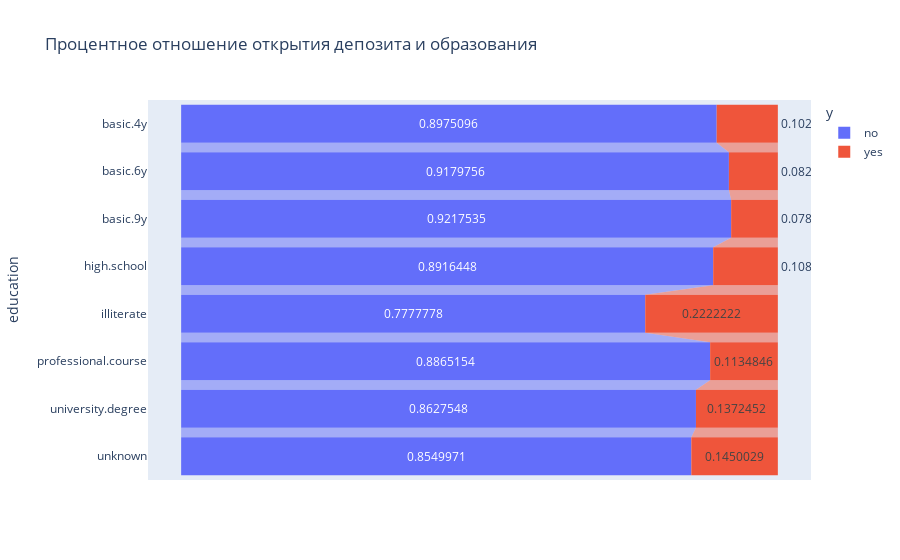

The cell this chart's notebook holds for it:
### Markdown cell above
Гипотеза подтвердилась, переменные уровень образования и создание депозита - зависимые переменные

### Code cell
fig = px.funnel(cross_ye_n[1].stack().reset_index(), x=0, y='education', color='y', title = "Процентное отношение открытия депозита и образования")
fig.show()

### Figure 1 — Plotly figure (JSON) as saved in the notebook; plotly's stock layout.template omitted (floating-point values rounded to 4 significant figures)
{"data": [{"hovertemplate": "y=no<br>0=%{x}<br>education=%{y}<extra></extra>", "legendgroup": "no", "marker": {"color": "#636efa"}, "name": "no", "orientation": "h", "showlegend": true, "type": "funnel", "x": [0.8975, 0.918, 0.9218, 0.8916, 0.7778, 0.8865, 0.8628, 0.855], "xaxis": "x", "y": ["basic.4y", "basic.6y", "basic.9y", "high.school", "illiterate", "professional.course", "university.degree", "unknown"], "yaxis": "y"}, {"hovertemplate": "y=yes<br>0=%{x}<br>education=%{y}<extra></extra>", "legendgroup": "yes", "marker": {"color": "#EF553B"}, "name": "yes", "orientation": "h", "showlegend": true, "type": "funnel", "x": [0.1025, 0.08202, 0.07825, 0.1084, 0.2222, 0.1135, 0.1372, 0.145], "xaxis": "x", "y": ["basic.4y", "basic.6y", "basic.9y", "high.school", "illiterate", "professional.course", "university.degree", "unknown"], "yaxis": "y"}], "layout": {"legend": {"title": {"text": "y"}, "tracegroupgap": 0}, "title": {"text": "Процентное отношение открытия депозита и образования"}, "xaxis": {"anchor": "y", "domain": [0, 1], "title": {"text": "0"}}, "yaxis": {"anchor": "x", "domain": [0, 1], "title": {"text": "education"}}}}
